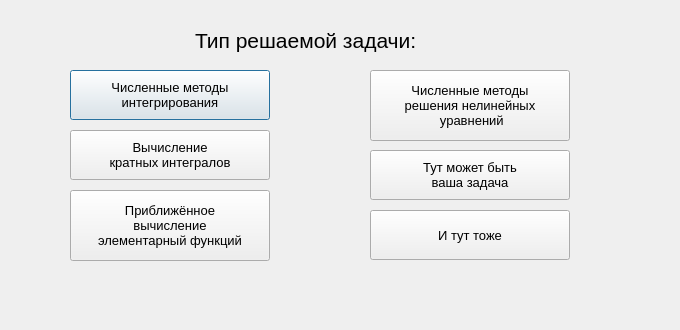
<?xml version="1.0" encoding="UTF-8"?>
<ui version="4.0">
 <class>MainWindow</class>
 <widget class="QDialog" name="MainWindow">
  <property name="enabled">
   <bool>true</bool>
  </property>
  <property name="geometry">
   <rect>
    <x>0</x>
    <y>0</y>
    <width>680</width>
    <height>330</height>
   </rect>
  </property>
  <property name="minimumSize">
   <size>
    <width>680</width>
    <height>330</height>
   </size>
  </property>
  <property name="maximumSize">
   <size>
    <width>680</width>
    <height>330</height>
   </size>
  </property>
  <property name="cursor">
   <cursorShape>ArrowCursor</cursorShape>
  </property>
  <property name="acceptDrops">
   <bool>false</bool>
  </property>
  <property name="windowTitle">
   <string>Вычислительная математика, Беленко А.В.</string>
  </property>
  <widget class="QLabel" name="TypeOfTask">
   <property name="geometry">
    <rect>
     <x>195</x>
     <y>10</y>
     <width>291</width>
     <height>61</height>
    </rect>
   </property>
   <property name="font">
    <font>
     <pointsize>16</pointsize>
    </font>
   </property>
   <property name="text">
    <string>Тип решаемой задачи:</string>
   </property>
  </widget>
  <widget class="QPushButton" name="TaskButton1">
   <property name="geometry">
    <rect>
     <x>70</x>
     <y>70</y>
     <width>200</width>
     <height>50</height>
    </rect>
   </property>
   <property name="font">
    <font>
     <pointsize>10</pointsize>
    </font>
   </property>
   <property name="autoFillBackground">
    <bool>false</bool>
   </property>
   <property name="text">
    <string>Численные методы
интегрирования</string>
   </property>
   <property name="checkable">
    <bool>false</bool>
   </property>
   <property name="checked">
    <bool>false</bool>
   </property>
   <property name="autoExclusive">
    <bool>false</bool>
   </property>
  </widget>
  <widget class="QPushButton" name="TaskButton2">
   <property name="geometry">
    <rect>
     <x>70</x>
     <y>130</y>
     <width>200</width>
     <height>50</height>
    </rect>
   </property>
   <property name="font">
    <font>
     <pointsize>10</pointsize>
    </font>
   </property>
   <property name="text">
    <string>Вычисление
кратных интегралов</string>
   </property>
  </widget>
  <widget class="QPushButton" name="TaskButton3">
   <property name="geometry">
    <rect>
     <x>70</x>
     <y>190</y>
     <width>200</width>
     <height>71</height>
    </rect>
   </property>
   <property name="font">
    <font>
     <pointsize>10</pointsize>
    </font>
   </property>
   <property name="text">
    <string>Приближённое
вычисление
элементарный функций</string>
   </property>
  </widget>
  <widget class="QPushButton" name="TaskButton5">
   <property name="geometry">
    <rect>
     <x>370</x>
     <y>150</y>
     <width>200</width>
     <height>50</height>
    </rect>
   </property>
   <property name="font">
    <font>
     <pointsize>10</pointsize>
    </font>
   </property>
   <property name="text">
    <string>Тут может быть
ваша задача</string>
   </property>
  </widget>
  <widget class="QPushButton" name="TaskButton6">
   <property name="geometry">
    <rect>
     <x>370</x>
     <y>210</y>
     <width>200</width>
     <height>50</height>
    </rect>
   </property>
   <property name="font">
    <font>
     <pointsize>10</pointsize>
    </font>
   </property>
   <property name="text">
    <string>И тут тоже</string>
   </property>
  </widget>
  <widget class="QPushButton" name="TaskButton4">
   <property name="geometry">
    <rect>
     <x>370</x>
     <y>70</y>
     <width>200</width>
     <height>71</height>
    </rect>
   </property>
   <property name="font">
    <font>
     <pointsize>10</pointsize>
    </font>
   </property>
   <property name="autoFillBackground">
    <bool>false</bool>
   </property>
   <property name="text">
    <string>Численные методы
решения нелинейных
 уравнений</string>
   </property>
   <property name="checkable">
    <bool>false</bool>
   </property>
   <property name="checked">
    <bool>false</bool>
   </property>
   <property name="autoExclusive">
    <bool>false</bool>
   </property>
  </widget>
 </widget>
 <resources/>
 <connections>
  <connection>
   <sender>TaskButton1</sender>
   <signal>clicked()</signal>
   <receiver>TaskButton1</receiver>
   <slot>show()</slot>
   <hints>
    <hint type="sourcelabel">
     <x>350</x>
     <y>105</y>
    </hint>
    <hint type="destinationlabel">
     <x>350</x>
     <y>105</y>
    </hint>
   </hints>
  </connection>
 </connections>
</ui>
